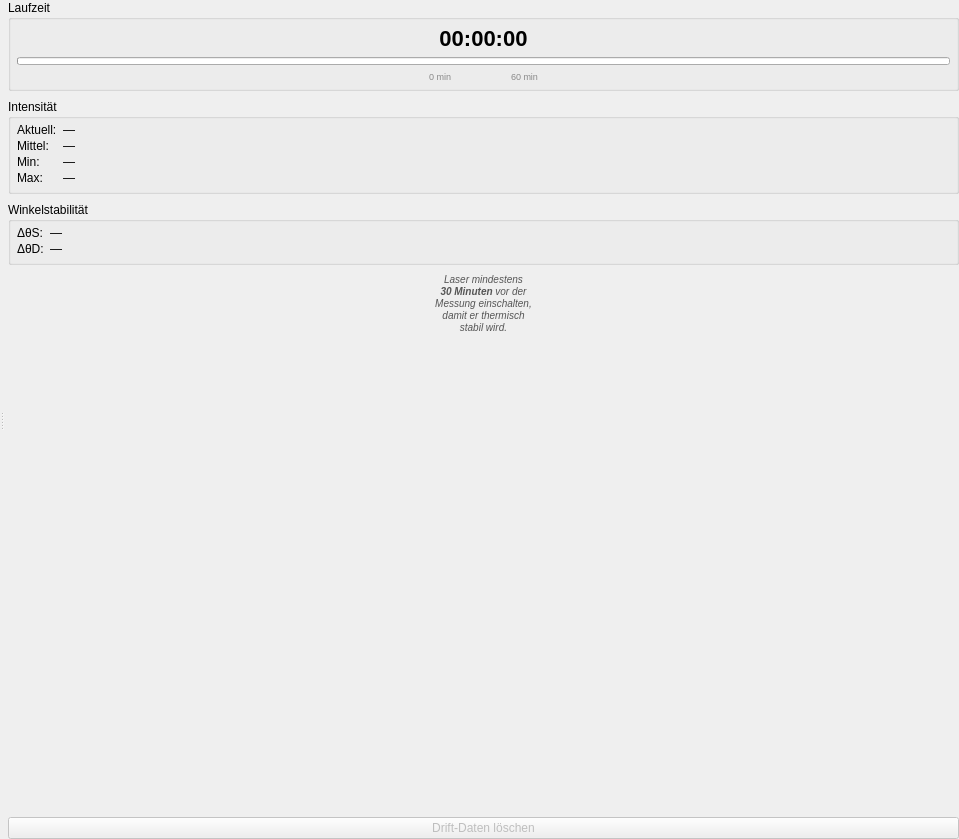
<?xml version="1.0" encoding="UTF-8"?>
<ui version="4.0">
 <class>PowerDriftTab</class>
 <widget class="QWidget" name="PowerDriftTab">
  <property name="geometry">
   <rect>
    <x>0</x>
    <y>0</y>
    <width>959</width>
    <height>839</height>
   </rect>
  </property>
  <layout class="QVBoxLayout" name="rootLayout">
   <property name="leftMargin">
    <number>0</number>
   </property>
   <property name="topMargin">
    <number>0</number>
   </property>
   <property name="rightMargin">
    <number>0</number>
   </property>
   <property name="bottomMargin">
    <number>0</number>
   </property>
   <item>
    <widget class="QSplitter" name="splitter">
     <property name="orientation">
      <enum>Qt::Orientation::Horizontal</enum>
     </property>
     <widget class="QWidget" name="plotsContainer" native="true">
      <layout class="QVBoxLayout" name="plotsLayout" stretch="3,2">
       <property name="spacing">
        <number>4</number>
       </property>
       <property name="leftMargin">
        <number>0</number>
       </property>
       <property name="topMargin">
        <number>0</number>
       </property>
       <property name="rightMargin">
        <number>0</number>
       </property>
       <property name="bottomMargin">
        <number>0</number>
       </property>
       <item>
        <widget class="PowerDriftIntensityPlot" name="intensityPlot" native="true"/>
       </item>
       <item>
        <widget class="PowerDriftAnglesPlot" name="anglesPlot" native="true"/>
       </item>
      </layout>
     </widget>
     <widget class="QWidget" name="controlsPanel" native="true">
      <layout class="QVBoxLayout" name="controlsLayout">
       <property name="spacing">
        <number>8</number>
       </property>
       <property name="leftMargin">
        <number>4</number>
       </property>
       <property name="topMargin">
        <number>0</number>
       </property>
       <property name="rightMargin">
        <number>0</number>
       </property>
       <property name="bottomMargin">
        <number>0</number>
       </property>
       <item>
        <widget class="QGroupBox" name="gbRuntime">
         <property name="title">
          <string>Laufzeit</string>
         </property>
         <layout class="QVBoxLayout" name="runtimeLayout">
          <property name="leftMargin">
           <number>6</number>
          </property>
          <property name="topMargin">
           <number>6</number>
          </property>
          <property name="rightMargin">
           <number>6</number>
          </property>
          <property name="bottomMargin">
           <number>6</number>
          </property>
          <item>
           <widget class="QLabel" name="lblElapsed">
            <property name="styleSheet">
             <string notr="true">font-size: 22px; font-weight: bold;</string>
            </property>
            <property name="text">
             <string>00:00:00</string>
            </property>
            <property name="alignment">
             <set>Qt::AlignmentFlag::AlignCenter</set>
            </property>
           </widget>
          </item>
          <item>
           <widget class="QProgressBar" name="progressBar">
            <property name="maximumSize">
             <size>
              <width>16777215</width>
              <height>8</height>
             </size>
            </property>
            <property name="minimum">
             <number>0</number>
            </property>
            <property name="maximum">
             <number>3600</number>
            </property>
            <property name="value">
             <number>0</number>
            </property>
            <property name="textVisible">
             <bool>false</bool>
            </property>
           </widget>
          </item>
          <item>
           <widget class="QLabel" name="lblScale">
            <property name="styleSheet">
             <string notr="true">font-size: 9px; color: #888;</string>
            </property>
            <property name="text">
             <string>0 min                        60 min</string>
            </property>
            <property name="alignment">
             <set>Qt::AlignmentFlag::AlignCenter</set>
            </property>
           </widget>
          </item>
         </layout>
        </widget>
       </item>
       <item>
        <widget class="QGroupBox" name="gbIntensity">
         <property name="title">
          <string>Intensität</string>
         </property>
         <layout class="QFormLayout" name="intensityForm">
          <property name="verticalSpacing">
           <number>2</number>
          </property>
          <property name="leftMargin">
           <number>6</number>
          </property>
          <property name="topMargin">
           <number>4</number>
          </property>
          <property name="rightMargin">
           <number>6</number>
          </property>
          <property name="bottomMargin">
           <number>6</number>
          </property>
          <item row="0" column="0">
           <widget class="QLabel" name="lblICurrentLabel">
            <property name="text">
             <string>Aktuell:</string>
            </property>
           </widget>
          </item>
          <item row="0" column="1">
           <widget class="QLabel" name="lblICurrent">
            <property name="text">
             <string>—</string>
            </property>
           </widget>
          </item>
          <item row="1" column="0">
           <widget class="QLabel" name="lblIMeanLabel">
            <property name="text">
             <string>Mittel:</string>
            </property>
           </widget>
          </item>
          <item row="1" column="1">
           <widget class="QLabel" name="lblIMean">
            <property name="text">
             <string>—</string>
            </property>
           </widget>
          </item>
          <item row="2" column="0">
           <widget class="QLabel" name="lblIMinLabel">
            <property name="text">
             <string>Min:</string>
            </property>
           </widget>
          </item>
          <item row="2" column="1">
           <widget class="QLabel" name="lblIMin">
            <property name="text">
             <string>—</string>
            </property>
           </widget>
          </item>
          <item row="3" column="0">
           <widget class="QLabel" name="lblIMaxLabel">
            <property name="text">
             <string>Max:</string>
            </property>
           </widget>
          </item>
          <item row="3" column="1">
           <widget class="QLabel" name="lblIMax">
            <property name="text">
             <string>—</string>
            </property>
           </widget>
          </item>
         </layout>
        </widget>
       </item>
       <item>
        <widget class="QGroupBox" name="gbAngleStability">
         <property name="title">
          <string>Winkelstabilität</string>
         </property>
         <layout class="QFormLayout" name="angleForm">
          <property name="verticalSpacing">
           <number>2</number>
          </property>
          <property name="leftMargin">
           <number>6</number>
          </property>
          <property name="topMargin">
           <number>4</number>
          </property>
          <property name="rightMargin">
           <number>6</number>
          </property>
          <property name="bottomMargin">
           <number>6</number>
          </property>
          <item row="0" column="0">
           <widget class="QLabel" name="lblDeltaSampleLabel">
            <property name="text">
             <string>ΔθS:</string>
            </property>
           </widget>
          </item>
          <item row="0" column="1">
           <widget class="QLabel" name="lblDeltaSample">
            <property name="text">
             <string>—</string>
            </property>
           </widget>
          </item>
          <item row="1" column="0">
           <widget class="QLabel" name="lblDeltaDetectorLabel">
            <property name="text">
             <string>ΔθD:</string>
            </property>
           </widget>
          </item>
          <item row="1" column="1">
           <widget class="QLabel" name="lblDeltaDetector">
            <property name="text">
             <string>—</string>
            </property>
           </widget>
          </item>
         </layout>
        </widget>
       </item>
       <item>
        <widget class="QLabel" name="lblHint">
         <property name="styleSheet">
          <string notr="true">color: #555; font-size: 10px;</string>
         </property>
         <property name="text">
          <string>&lt;i&gt;Laser mindestens&lt;br&gt;&lt;b&gt;30 Minuten&lt;/b&gt; vor der&lt;br&gt;Messung einschalten,&lt;br&gt;damit er thermisch&lt;br&gt;stabil wird.&lt;/i&gt;</string>
         </property>
         <property name="alignment">
          <set>Qt::AlignmentFlag::AlignCenter</set>
         </property>
         <property name="wordWrap">
          <bool>true</bool>
         </property>
        </widget>
       </item>
       <item>
        <spacer name="verticalSpacer">
         <property name="orientation">
          <enum>Qt::Orientation::Vertical</enum>
         </property>
         <property name="sizeType">
          <enum>QSizePolicy::Policy::Expanding</enum>
         </property>
         <property name="sizeHint" stdset="0">
          <size>
           <width>20</width>
           <height>10</height>
          </size>
         </property>
        </spacer>
       </item>
       <item>
        <widget class="QPushButton" name="btnClear">
         <property name="enabled">
          <bool>false</bool>
         </property>
         <property name="toolTip">
          <string>Alle gesammelten Drift-Daten löschen und die Zeitmessung neu starten</string>
         </property>
         <property name="text">
          <string>Drift-Daten löschen</string>
         </property>
        </widget>
       </item>
      </layout>
     </widget>
    </widget>
   </item>
  </layout>
 </widget>
 <customwidgets>
  <customwidget>
   <class>PowerDriftIntensityPlot</class>
   <extends>QWidget</extends>
   <header>polarisation_ui.ui.widgets.power_drift_plot</header>
  </customwidget>
  <customwidget>
   <class>PowerDriftAnglesPlot</class>
   <extends>QWidget</extends>
   <header>polarisation_ui.ui.widgets.power_drift_plot</header>
  </customwidget>
 </customwidgets>
 <resources/>
 <connections/>
</ui>
